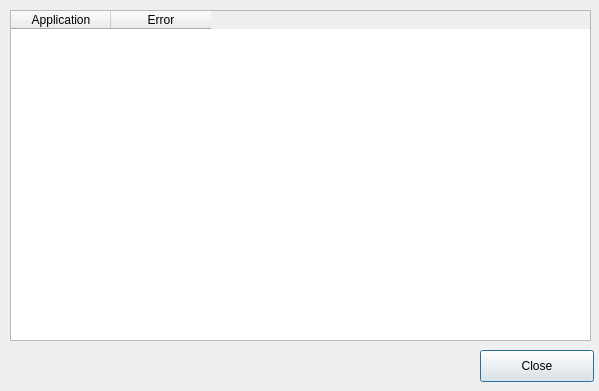
<?xml version="1.0" encoding="UTF-8"?>
<ui version="4.0">
 <class>DecisionErrorDialog</class>
 <widget class="QDialog" name="DecisionErrorDialog">
  <property name="geometry">
   <rect>
    <x>0</x>
    <y>0</y>
    <width>599</width>
    <height>391</height>
   </rect>
  </property>
  <property name="minimumSize">
   <size>
    <width>599</width>
    <height>391</height>
   </size>
  </property>
  <property name="maximumSize">
   <size>
    <width>599</width>
    <height>391</height>
   </size>
  </property>
  <property name="windowTitle">
   <string>Decision Error Dialog</string>
  </property>
  <widget class="QTableWidget" name="error_twidget">
   <property name="geometry">
    <rect>
     <x>10</x>
     <y>10</y>
     <width>581</width>
     <height>331</height>
    </rect>
   </property>
   <property name="editTriggers">
    <set>QAbstractItemView::NoEditTriggers</set>
   </property>
   <attribute name="horizontalHeaderCascadingSectionResizes">
    <bool>true</bool>
   </attribute>
   <attribute name="horizontalHeaderDefaultSectionSize">
    <number>100</number>
   </attribute>
   <attribute name="horizontalHeaderMinimumSectionSize">
    <number>100</number>
   </attribute>
   <attribute name="verticalHeaderCascadingSectionResizes">
    <bool>false</bool>
   </attribute>
   <attribute name="verticalHeaderDefaultSectionSize">
    <number>17</number>
   </attribute>
   <attribute name="verticalHeaderHighlightSections">
    <bool>false</bool>
   </attribute>
   <attribute name="verticalHeaderMinimumSectionSize">
    <number>17</number>
   </attribute>
   <column>
    <property name="text">
     <string>Application</string>
    </property>
   </column>
   <column>
    <property name="text">
     <string>Error</string>
    </property>
   </column>
  </widget>
  <widget class="QPushButton" name="close_button">
   <property name="geometry">
    <rect>
     <x>480</x>
     <y>350</y>
     <width>114</width>
     <height>32</height>
    </rect>
   </property>
   <property name="text">
    <string>Close</string>
   </property>
  </widget>
 </widget>
 <resources/>
 <connections/>
</ui>
